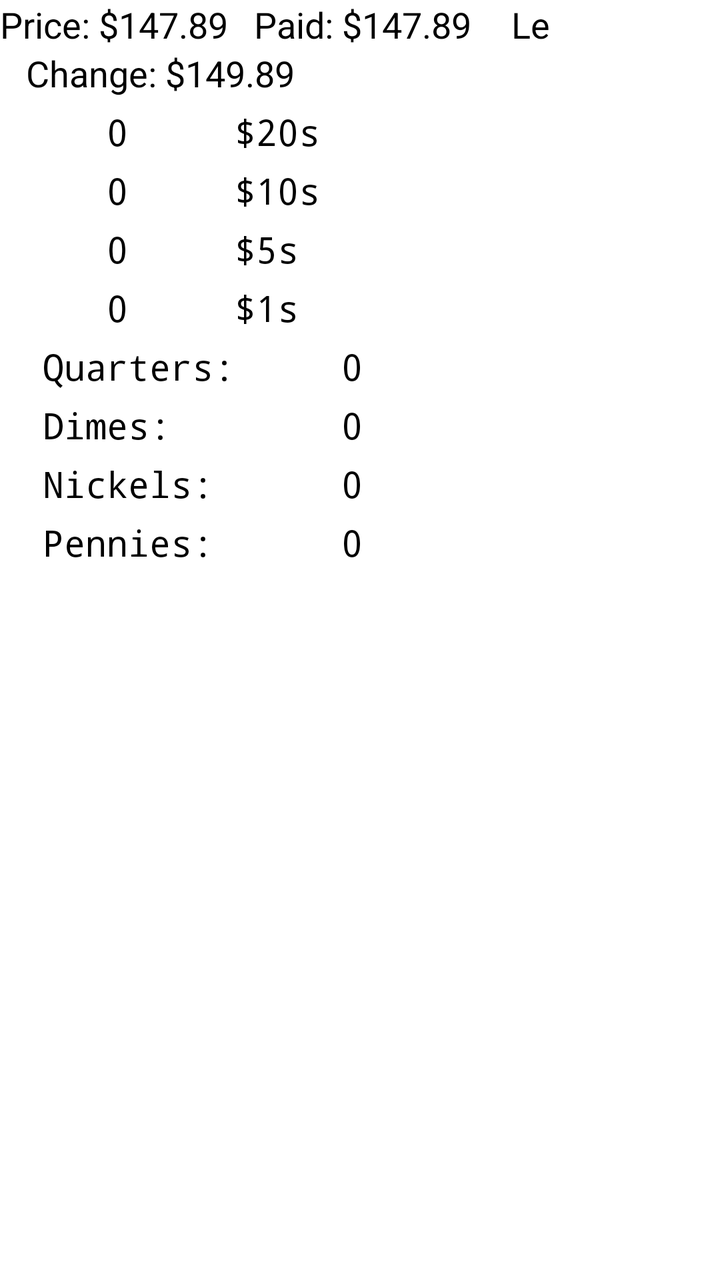
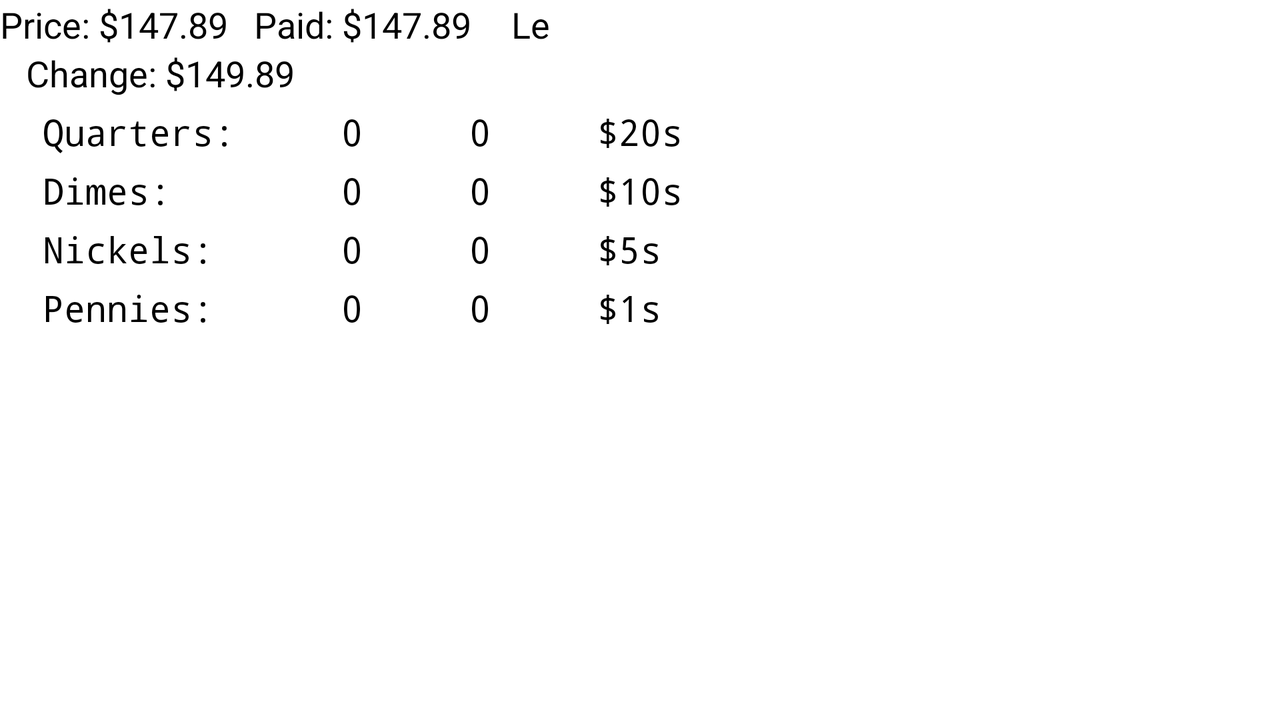

The same Android screen from two of the app's own layout files: first res/layout/ as a phone draws it, then the repository's variant for another configuration, drawn on a device whose configuration selects that folder. Both files follow.
<!-- AndroidManifest.xml: application theme AppTheme -->
<!-- res/layout/activity_result.xml -->
<?xml version="1.0" encoding="utf-8"?>
<LinearLayout xmlns:android="http://schemas.android.com/apk/res/android"
    android:layout_width="match_parent"
    android:layout_height="match_parent"
    android:orientation="vertical" >

    <ScrollView
        android:id="@+id/scrollView1r"
        android:layout_width="match_parent"
        android:layout_height="wrap_content" >

        <LinearLayout
            android:layout_width="match_parent"
            android:layout_height="match_parent"
            android:orientation="vertical" >

            <TableRow
                android:id="@+id/tableRow1r"
                android:layout_width="match_parent"
                android:layout_height="wrap_content"
                android:orientation="horizontal" >

                <TextView
                    android:id="@+id/priceTextViewr"
                    android:layout_width="wrap_content"
                    android:layout_height="wrap_content"
                    android:text="Price: $147.89"
                    android:textAppearance="?android:attr/textAppearanceMedium" />

                <TextView
                    android:id="@+id/tenderedTextViewr"
                    android:layout_width="wrap_content"
                    android:layout_height="wrap_content"
                    android:text="   Paid: $147.89"
                    android:textAppearance="?android:attr/textAppearanceMedium" />

                <TextView
                    android:id="@+id/levelTextr"
                    android:layout_width="wrap_content"
                    android:layout_height="wrap_content"
                    android:layout_marginLeft="7dp"
                    android:text="   Le"
                    android:textAppearance="?android:attr/textAppearanceMedium" />
            </TableRow>

            <TableRow
                android:id="@+id/tableRow2r"
                android:layout_width="match_parent"
                android:layout_height="wrap_content"
                android:orientation="horizontal" >

                <TextView
                    android:id="@+id/toCustomerTextViewr"
                    android:layout_width="wrap_content"
                    android:layout_height="wrap_content"
                    android:gravity="left"
                    android:text="   Change: $149.89"
                    android:textAppearance="?android:attr/textAppearanceMedium" />
            </TableRow>

            <TableRow
                android:id="@+id/tableRow3r"
                android:layout_width="match_parent"
                android:layout_height="wrap_content" >

                <TextView
                    android:id="@+id/textViewTwentyr"
                    style="@style/CoinsView"
                    android:layout_width="wrap_content"
                    android:layout_height="wrap_content"
                    android:layout_marginTop="5dp"
                    android:text="     0     $20s"
                    android:textAppearance="?android:attr/textAppearanceMedium" />
            </TableRow>

            <TableRow
                android:id="@+id/tableRow4r"
                android:layout_width="match_parent"
                android:layout_height="wrap_content" >

                <TextView
                    android:id="@+id/textViewTenr"
                    style="@style/CoinsView"
                    android:layout_width="wrap_content"
                    android:layout_height="wrap_content"
                    android:layout_marginTop="5dp"
                    android:text="     0     $10s"
                    android:textAppearance="?android:attr/textAppearanceMedium" />
            </TableRow>

            <TableRow
                android:id="@+id/tableRow5r"
                android:layout_width="match_parent"
                android:layout_height="wrap_content" >

                <TextView
                    android:id="@+id/textViewFiver"
                    style="@style/CoinsView"
                    android:layout_width="wrap_content"
                    android:layout_height="wrap_content"
                    android:layout_marginTop="5dp"
                    android:text="     0     $5s"
                    android:textAppearance="?android:attr/textAppearanceMedium" />
            </TableRow>

            <TableRow
                android:id="@+id/tableRow6r"
                android:layout_width="match_parent"
                android:layout_height="wrap_content" >

                <TextView
                    android:id="@+id/textViewOner"
                    style="@style/CoinsView"
                    android:layout_width="wrap_content"
                    android:layout_height="wrap_content"
                    android:layout_marginTop="5dp"
                    android:text="     0     $1s"
                    android:textAppearance="?android:attr/textAppearanceMedium" />
            </TableRow>

            <TableRow
                android:id="@+id/tableRow7r"
                android:layout_width="match_parent"
                android:layout_height="wrap_content" >

                <TextView
                    android:id="@+id/textViewQuarterr"
                    style="@style/CoinsView"
                    android:layout_width="wrap_content"
                    android:layout_height="wrap_content"
                    android:layout_marginTop="5dp"
                    android:text="  Quarters:     0"
                    android:textAppearance="?android:attr/textAppearanceMedium" />
            </TableRow>

            <TableRow
                android:id="@+id/tableRow8r"
                android:layout_width="match_parent"
                android:layout_height="wrap_content" >

                <TextView
                    android:id="@+id/textViewDimer"
                    style="@style/CoinsView"
                    android:layout_width="wrap_content"
                    android:layout_height="wrap_content"
                    android:layout_marginTop="5dp"
                    android:text="  Dimes:        0"
                    android:textAppearance="?android:attr/textAppearanceMedium" />
            </TableRow>

            <TableRow
                android:id="@+id/tableRow9r"
                android:layout_width="match_parent"
                android:layout_height="wrap_content" >

                <TextView
                    android:id="@+id/textViewNickelr"
                    style="@style/CoinsView"
                    android:layout_width="wrap_content"
                    android:layout_height="wrap_content"
                    android:layout_marginTop="5dp"
                    android:text="  Nickels:      0"
                    android:textAppearance="?android:attr/textAppearanceMedium" />
            </TableRow>

            <TableRow
                android:id="@+id/tableRow10r"
                android:layout_width="match_parent"
                android:layout_height="wrap_content" >

                <TextView
                    android:id="@+id/textViewPennyr"
                    style="@style/CoinsView"
                    android:layout_width="wrap_content"
                    android:layout_height="wrap_content"
                    android:layout_marginTop="5dp"
                    android:text="  Pennies:      0"
                    android:textAppearance="?android:attr/textAppearanceMedium" />
            </TableRow>
        </LinearLayout>
    </ScrollView>

</LinearLayout>
<!-- resources referenced by this layout -->
<resources>
  <style name="CoinsView" parent="AppTheme">
          <item name="android:typeface">monospace</item>
      </style>
  <style name="AppTheme" parent="android:Theme.Holo.Light.DarkActionBar">
          
      </style>
</resources>
<!-- res/layout-land/activity_result.xml (the repository's variant of the layout above) -->
<!-- drawn on the phone turned sideways -->
<?xml version="1.0" encoding="utf-8"?>
<LinearLayout xmlns:android="http://schemas.android.com/apk/res/android"
    android:layout_width="match_parent"
    android:layout_height="match_parent"
    android:orientation="vertical" >

    <ScrollView
        android:id="@+id/scrollView1r"
        android:layout_width="match_parent"
        android:layout_height="wrap_content" >

        <LinearLayout
            android:layout_width="match_parent"
            android:layout_height="match_parent"
            android:orientation="vertical" >

            <TableRow
                android:id="@+id/tableRow1r"
                android:layout_width="match_parent"
                android:layout_height="wrap_content"
                android:orientation="horizontal" >

                <TextView
                    android:id="@+id/priceTextViewr"
                    android:layout_width="wrap_content"
                    android:layout_height="wrap_content"
                    android:text="Price: $147.89"
                    android:textAppearance="?android:attr/textAppearanceMedium" />

                <TextView
                    android:id="@+id/tenderedTextViewr"
                    android:layout_width="wrap_content"
                    android:layout_height="wrap_content"
                    android:text="   Paid: $147.89"
                    android:textAppearance="?android:attr/textAppearanceMedium" />

                <TextView
                    android:id="@+id/levelTextr"
                    android:layout_width="wrap_content"
                    android:layout_height="wrap_content"
                    android:layout_marginLeft="7dp"
                    android:text="   Le"
                    android:textAppearance="?android:attr/textAppearanceMedium" />
            </TableRow>

            <TableRow
                android:id="@+id/tableRow2r"
                android:layout_width="match_parent"
                android:layout_height="wrap_content"
                android:orientation="horizontal" >

                <TextView
                    android:id="@+id/toCustomerTextViewr"
                    android:layout_width="wrap_content"
                    android:layout_height="wrap_content"
                    android:gravity="left"
                    android:text="   Change: $149.89"
                    android:textAppearance="?android:attr/textAppearanceMedium" />
            </TableRow>

            <TableRow
                android:id="@+id/tableRow3r"
                android:layout_width="match_parent"
                android:layout_height="wrap_content" >

                <TextView
                    android:id="@+id/textViewQuarterr"
                    style="@style/CoinsView"
                    android:layout_width="wrap_content"
                    android:layout_height="wrap_content"
                    android:layout_marginTop="5dp"
                    android:text="  Quarters:     0"
                    android:textAppearance="?android:attr/textAppearanceMedium" />

                <TextView
                    android:id="@+id/textViewTwentyr"
                    style="@style/CoinsView"
                    android:layout_width="wrap_content"
                    android:layout_height="wrap_content"
                    android:layout_marginTop="5dp"
                    android:text="     0     $20s"
                    android:textAppearance="?android:attr/textAppearanceMedium" />
            </TableRow>

            <TableRow
                android:id="@+id/tableRow4r"
                android:layout_width="match_parent"
                android:layout_height="wrap_content" >

                <TextView
                    android:id="@+id/textViewDimer"
                    style="@style/CoinsView"
                    android:layout_width="wrap_content"
                    android:layout_height="wrap_content"
                    android:layout_marginTop="5dp"
                    android:text="  Dimes:        0"
                    android:textAppearance="?android:attr/textAppearanceMedium" />

                <TextView
                    android:id="@+id/textViewTenr"
                    style="@style/CoinsView"
                    android:layout_width="wrap_content"
                    android:layout_height="wrap_content"
                    android:layout_marginTop="5dp"
                    android:text="     0     $10s"
                    android:textAppearance="?android:attr/textAppearanceMedium" />
            </TableRow>

            <TableRow
                android:id="@+id/tableRow5r"
                android:layout_width="match_parent"
                android:layout_height="wrap_content" >

                <TextView
                    android:id="@+id/textViewNickelr"
                    style="@style/CoinsView"
                    android:layout_width="wrap_content"
                    android:layout_height="wrap_content"
                    android:layout_marginTop="5dp"
                    android:text="  Nickels:      0"
                    android:textAppearance="?android:attr/textAppearanceMedium" />

                <TextView
                    android:id="@+id/textViewFiver"
                    style="@style/CoinsView"
                    android:layout_width="wrap_content"
                    android:layout_height="wrap_content"
                    android:layout_marginTop="5dp"
                    android:text="     0     $5s"
                    android:textAppearance="?android:attr/textAppearanceMedium" />
            </TableRow>

            <TableRow
                android:id="@+id/tableRow6r"
                android:layout_width="match_parent"
                android:layout_height="wrap_content" >

                <TextView
                    android:id="@+id/textViewPennyr"
                    style="@style/CoinsView"
                    android:layout_width="wrap_content"
                    android:layout_height="wrap_content"
                    android:layout_marginTop="5dp"
                    android:text="  Pennies:      0"
                    android:textAppearance="?android:attr/textAppearanceMedium" />

                <TextView
                    android:id="@+id/textViewOner"
                    style="@style/CoinsView"
                    android:layout_width="wrap_content"
                    android:layout_height="wrap_content"
                    android:layout_marginTop="5dp"
                    android:text="     0     $1s"
                    android:textAppearance="?android:attr/textAppearanceMedium" />
            </TableRow>
        </LinearLayout>
    </ScrollView>

</LinearLayout>
